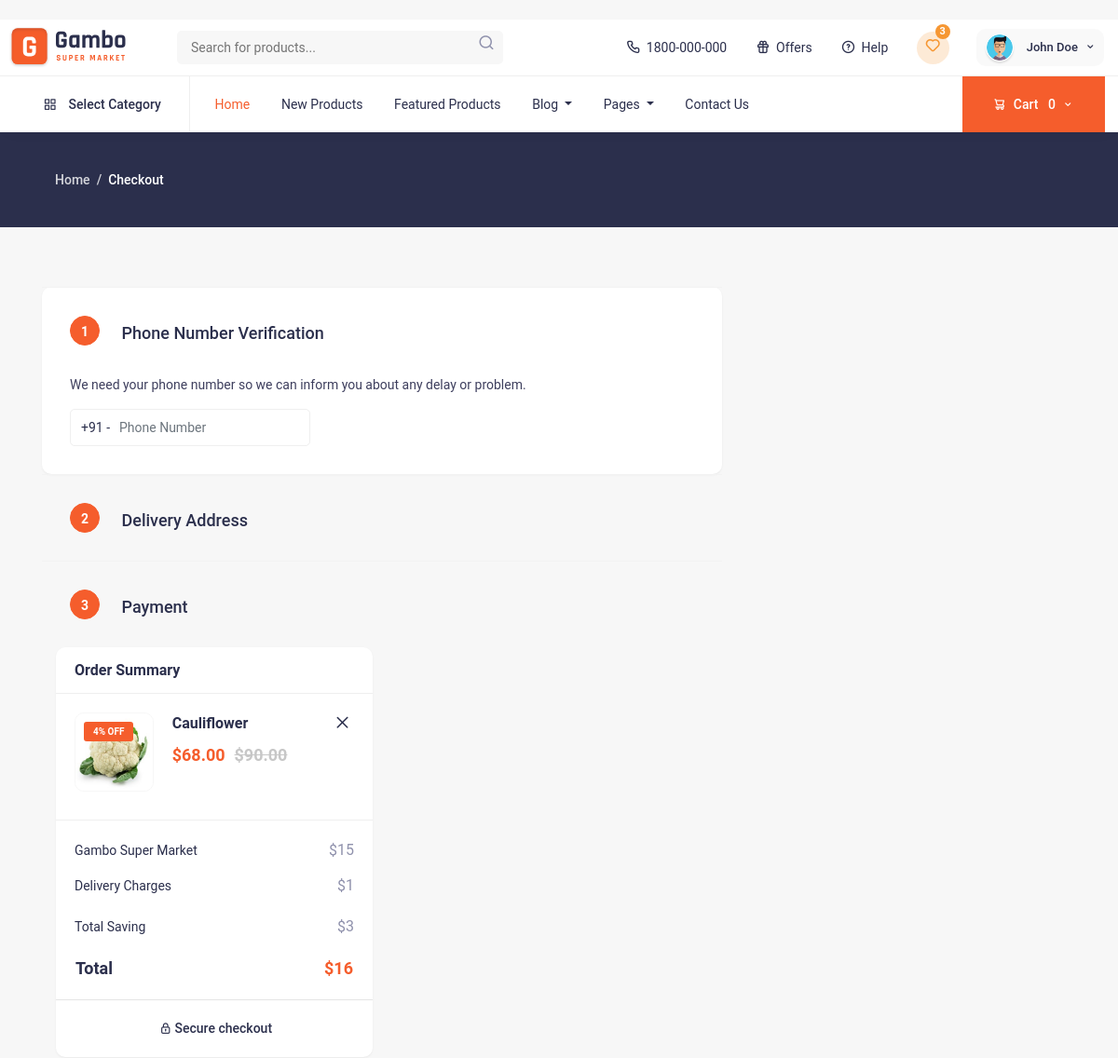
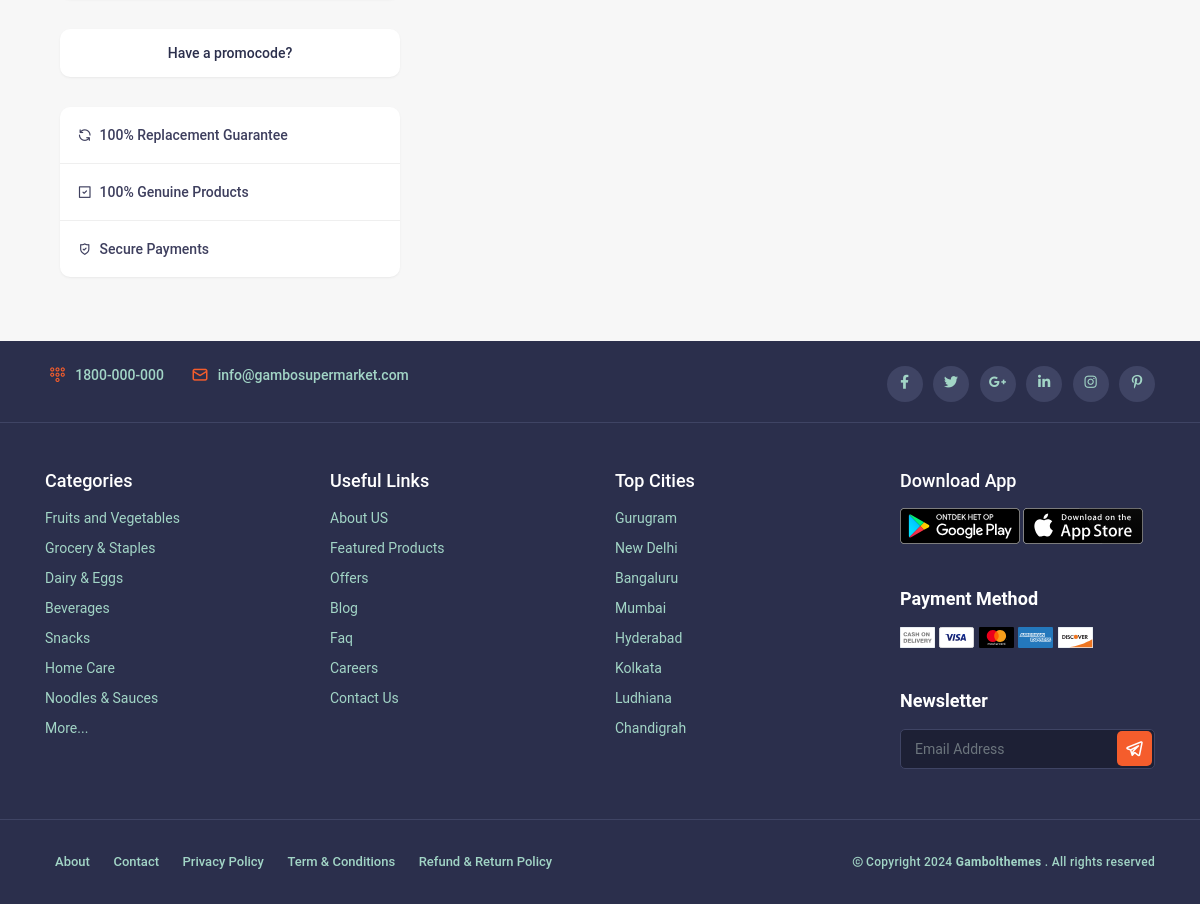
/checkout/8/, run on the app's committed database (2 pictures, top to bottom).
### app/models.py (models this page shows, shortened)
class Image(models.Model):
    image=models.ImageField(upload_to='products/')

class OrderItem(models.Model):
    user_id = models.ForeignKey(CustomUser, on_delete=models.CASCADE, null=True, blank=True)
    product = models.ForeignKey(Products, on_delete=models.CASCADE, null=True, blank=True)
    weight = models.PositiveIntegerField(default=1, null=True, blank=True)
    quantity = models.PositiveIntegerField(default=1, null=True, blank=True)
    price = models.PositiveIntegerField(default=1, null=True, blank=True)
    odered_at = models.DateTimeField(auto_now_add=True, null=True, blank=True)
    status = models.CharField(max_length=255, null=True, blank=True)

class Products(models.Model):
    title = models.CharField(max_length=255, null=True, blank=True)
    images = models.ManyToManyField(Image, related_name='products')
    selling_price = models.DecimalField(max_digits=10, default="0.00", decimal_places=2, null=True, blank=True)
    discount_price = models.DecimalField(max_digits=10,default="0.00", decimal_places=2, null=True, blank=True)
    available = models.BooleanField(default=True)
    category = models.CharField(max_length=255, null=True, blank=True)
    description = models.TextField(null=True, blank=True)
    stock = models.PositiveIntegerField(default=0)

### app/views.py (the view, shortened to what this page needs)
# urls.py: path('checkout/<int:order_id>/', checkout, name='checkout'),
def checkout(request,order_id):
    order = get_object_or_404(OrderItem, id=order_id)
    return render(request, 'checkout.html', {'order' : order})

### app/templates/checkout.html (shortened to what this page needs)
﻿{% extends "base.html" %}
{% load static %}
{% block content %}
	<div class="wrapper">
		<div class="gambo-Breadcrumb">
			<div class="container">
				<div class="row">
					<div class="col-md-12">
						<nav aria-label="breadcrumb">
							<ol class="breadcrumb">
								<li class="breadcrumb-item"><a href="{% url 'index' %}">Home</a></li>
								<li class="breadcrumb-item active" aria-current="page">Checkout</li>
							</ol>
						</nav>
					</div>
				</div>
			</div>
		</div>
		<div class="all-product-grid">
			<div class="container">
				<div class="row">
					<div class="col-lg-8 col-md-7">
							<div id="checkout_wizard" class="checkout accordion left-chck145">
								<form method='post' action="{% url 'checkout' order.id %}">
									<div class="checkout-step">
										<div class="checkout-card" id="headingOne">
											<span class="checkout-step-number">1</span>
											<h4 class="checkout-step-title">
												<button class="wizard-btn" type="button" data-bs-toggle="collapse" data-bs-target="#collapseOne" aria-expanded="true" aria-controls="collapseOne"> Phone Number Verification</button>
											</h4>
										</div>
										<div id="collapseOne" class="collapse in show" data-bs-parent="#checkout_wizard">
											<div class="checkout-step-body">
												<p>We need your phone number so we can inform you about any delay or problem.</p>
													<div class="row">
														<div class="col-lg-8">
															<div class="checkout-login">
																	<div class="login-phone">
																		<input type="text" name="phone" class="form-control" placeholder="Phone Number">
																	</div>
															</div>
														</div>
													</div>
												</div>
											</div>
										</div>
									</div>
									<div class="checkout-step">
										<div class="checkout-card" id="headingTwo">
											<span class="checkout-step-number">2</span>
											<h4 class="checkout-step-title">
												<button class="wizard-btn collapsed" type="button" data-bs-toggle="collapse" data-bs-target="#collapseTwo" aria-expanded="false" aria-controls="collapseTwo"> Delivery Address</button>
											</h4>
										</div>
									</div>
									<div class="checkout-step">
										<div class="checkout-card" id="headingFour">
											<span class="checkout-step-number">3</span>
											<h4 class="checkout-step-title">
												<button class="wizard-btn collapsed" type="button" data-bs-toggle="collapse" data-bs-target="#collapseFour" aria-expanded="false" aria-controls="collapseFour">Payment</button>
											</h4>
										</div>
									</div>
							</div>
					</div>
					<div class="col-lg-4 col-md-5">
						<div class="pdpt-bg mt-0">
							<div class="pdpt-title">
								<h4>Order Summary</h4>
							</div>
							<div class="right-cart-dt-body">
								<div class="cart-item border_radius">
									<div class="cart-product-img">
										{% for i in order.product.images.all %}
										{% if forloop.first %}
										{% if i.image %}
										<img src="{{ i.image.url }}" alt="">
										<div class="offer-badge">4% OFF</div>
										{% endif %}
										{% endif %}
										{% endfor %}
									</div>
									<div class="cart-text">
										<h4>{{ order.product.title }}</h4>
										<div class="cart-item-price">${{order.product.selling_price}} <span>${{order.product.discount_price}}</span></div>
										<button type="button" class="cart-close-btn"><i class="uil uil-multiply"></i></button>
									</div>
								</div>
							</div>
							<div class="total-checkout-group">
								<div class="cart-total-dil">
									<h4>Gambo Super Market</h4>
									<span>$15</span>
								</div>
								<div class="cart-total-dil pt-3">
									<h4>Delivery Charges</h4>
									<span>$1</span>
								</div>
							</div>
							<div class="cart-total-dil saving-total ">
								<h4>Total Saving</h4>
								<span>$3</span>
							</div>
							<div class="main-total-cart p-4">
								<h2>Total</h2>
								<span>$16</span>
							</div>
							<div class="payment-secure">
								<i class="uil uil-padlock"></i>Secure checkout
							</div>
						</div>
						<a href="#" class="promo-link45">Have a promocode?</a>
						<div class="checkout-safety-alerts">
							<p><i class="uil uil-sync"></i>100% Replacement Guarantee</p>
							<p><i class="uil uil-check-square"></i>100% Genuine Products</p>
							<p><i class="uil uil-shield-check"></i>Secure Payments</p>
						</div>
					</div>
				</div>
			</div>
		</div>
{%  endblock %}

### static/assets/css/step-wizard.css (style rules this page uses)
.checkout { background-color: #fff; box-shadow: 0 1px 2px 0 #e9e9e9; font-size: 14px; border-radius: 10px; }
.checkout-step { border-top: 1px solid #f3f3f3; color: #2b2f4c; font-size: 14px; padding: 30px; position: relative; }
.checkout-step-number { border-radius: 50%; border: 1px solid #f55d2c; display: inline-block; font-size: 14px; font-weight: 600; height: 32px; margin-right: 20px; padding: 6px; text-align: center; width: 32px; color: #fff; background: #f55d2c; }
.checkout-step-title { font-size: 18px; font-weight: 500; vertical-align: middle; display: inline-block; margin: 0px; }
.wizard-btn { background: transparent; border: 0; font-family: 'Roboto', sans-serif; font-weight: 500; font-size: 18px; color: #2b2f4c; }
.checkout-step-body { padding-left: 0; padding-top: 30px; }
.login-phone { display: inline-block; position: relative; }
.login-phone:after { content: '+91 - '; font-size: 14px; left: 12px; top: 20px; font-family: 'Roboto', sans-serif; font-weight: 400; color: #2b2f4c; }
.login-phone:before { content: ""; font-style: normal; color: #333; font-size: 18px; left: 12px; display: inline-block; font: normal normal normal 14px/1 FontAwesome; font-size: inherit; text-rendering: auto; -webkit-font-smoothing: antialiased; -moz-osx-font-smoothing: grayscale; }
.login-phone:after, .login-phone:before { position: absolute; -webkit-transform: translateY(-50%); transform: translateY(-50%); }
.login-phone .form-control { padding-left: 52px; height: 40px; border-radius: 5px; font-size: 14px; font-family: 'Roboto', sans-serif; font-weight: 400; color: #2b2f4c; border: 1px solid #efefef; }

### data on the page
Image: image (picture)
OrderItem: product "Cauliflower", product.selling_price "68.00", product.discount_price "90.00"

### other printed values
{{ cart|length }} "0"
